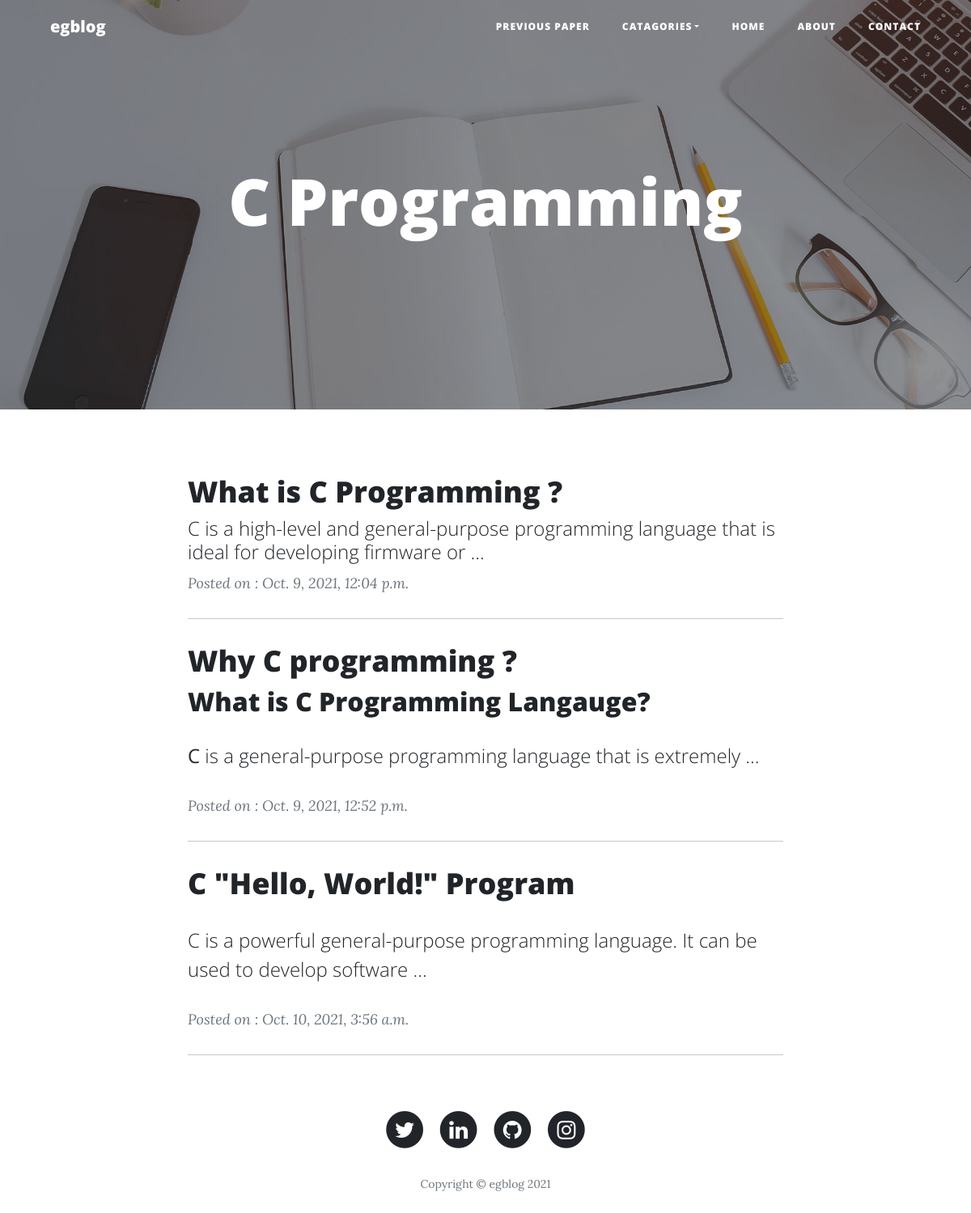
The page /category/c-programming on the database its author committed.
### blog/models.py (models this page shows, shortened)
class Category(models.Model):
    cat_id = models.AutoField(primary_key=True)
    title = models.CharField(max_length=256)
    description = models.TextField()
    url = models.CharField(max_length=200)
    image = models.ImageField(upload_to='category/')
    add_date = models.DateTimeField(auto_now_add=True, null=True)

class Post(models.Model):
    post_id = models.AutoField(primary_key=True)
    title = models.CharField(max_length=256)
    content = HTMLField()
    url = models.CharField(max_length=200)
    cat = models.ForeignKey(Category, on_delete=models.CASCADE)
    image = models.ImageField(upload_to='post/')
    add_date = models.DateTimeField(auto_now_add=True, null=True)
    count_visitor = models.IntegerField(default=1, null=True, blank=True)

### blog/views.py (the view)
# urls.py: path('category/<slug:url>', views.category),
def category(request, url):
    cat = Category.objects.get(url=url)
    posts = Post.objects.filter(cat=cat)
    cats = Category.objects.all()
    data = {
        'cats': cats,
        'cat': cat,
        'posts': posts
    }
    return render(request, 'blog/category.html', data)

### templates/blog/category.html (shortened to what this page needs)
{% extends 'blog/comman.html' %}
{% load static %}
{% block body %}
    <header class="masthead" style="background-image:url('{% static 'img/home-bg.jpg' %}');">
        <div class="overlay"></div>
        <div class="container">
            <div class="row">
                <div class="col-md-10 col-lg-8 mx-auto position-relative">
                    <div class="site-heading">
                        <h1>{{cat.title}}</h1>
                    </div>
                </div>
            </div>
        </div>
    </header>
    <div class="container">
        <div class="row">
            <div class="col-md-10 col-lg-8 mx-auto">
                {% for p in posts %}
                <div class="post-preview"><a href="/post/{{p.url}}">
                        <h3 class="post-title">{{p.title}}</h3>
                        <h4 class="post-subtitle">{{p.content |truncatewords:15 | safe}}</h4>
                    </a>
                    <p class="post-meta"> <em> Posted on :&nbsp;</em>{{p.add_date}}</p>
                </div>
                <hr>
                {% endfor %}
            </div>
        </div>
    </div>
{% endblock body %}

### rows shown on the page
Category: title "C Programming"
Post: title "What is C Programming ?", content "C is a high-level and general-purpose programming language that is ideal for developing firmware or …", add_date "Oct. 9, 2021, 12:04 p.m."
Post: title "Why C programming ?", content "What is C Programming Langauge? C is a general-purpose programming language that is extremely …", add_date "Oct. 9, 2021, 12:52 p.m."
Post: title "C \"Hello, World!\" Program", content "C is a powerful general-purpose programming language. It can be used to develop software …", add_date "Oct. 10, 2021, 3:56 a.m."
